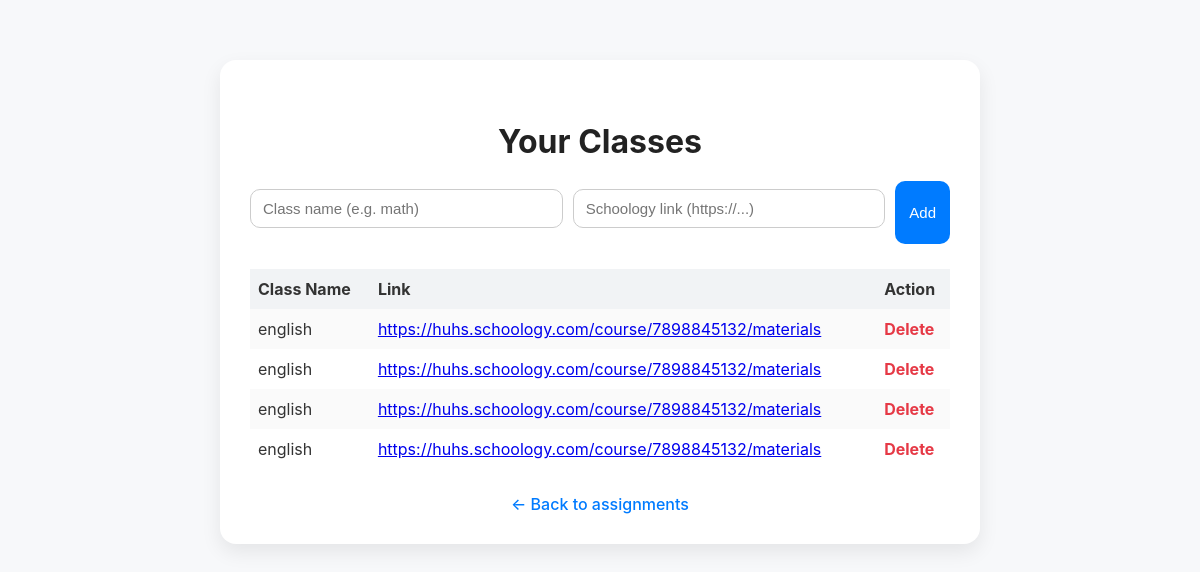
The page /classes (signed in) on the database as committed earlier.
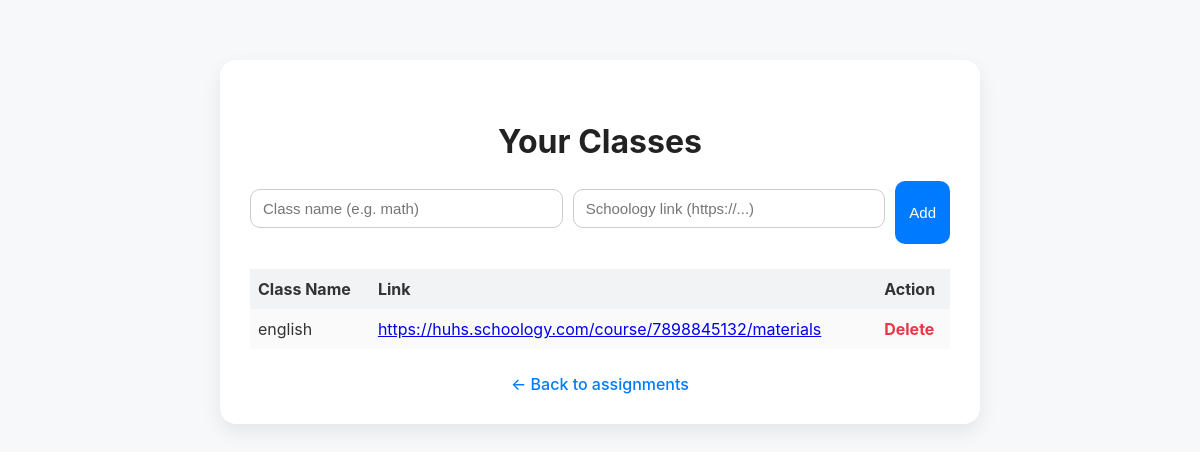
The same page on the database as committed later.
### tables this page shows
CREATE TABLE class_links (
                id INTEGER PRIMARY KEY AUTOINCREMENT,
                user_id INTEGER,
                class_name TEXT NOT NULL,
                link TEXT NOT NULL,
                FOREIGN KEY(user_id) REFERENCES users(id)
            );

### app.py (the view, shortened to what this page needs)
@app.route("/classes", methods=["GET", "POST"])
def manage_classes():
    if "user_id" not in session:
        return redirect(url_for("login"))
    conn = get_connection()
    c = conn.cursor()
    try:
        if IS_POSTGRES:
            c.execute("SELECT * FROM class_links WHERE user_id = %s ORDER BY class_name ASC", (session["user_id"],))
        else:
            c.execute("SELECT * FROM class_links WHERE user_id = ? ORDER BY class_name ASC", (session["user_id"],))
        links = c.fetchall()
    finally:
        conn.close()
    return render_template("classes.html", classes=links)

### app.py (called while the page is built)
def get_connection():
    if IS_POSTGRES:
        return psycopg2.connect(DATABASE_URL, cursor_factory=RealDictCursor)
    conn = sqlite3.connect("assignments.db")
    conn.row_factory = sqlite3.Row
    return conn

### templates/classes.html (shortened to what this page needs)
<!DOCTYPE html>
<html lang="en">
<head>
    <link rel="stylesheet" href="{{ url_for('static', filename='style.css') }}">
</head>
<body>
    <div class="container">
        <h1>Your Classes</h1>
        <form action="{{ url_for('manage_classes') }}" method="POST">
            <input type="text" name="class_name" placeholder="Class name (e.g. math)" required>
            <input type="text" name="link" placeholder="Schoology link (https://...)" required>
            <button type="submit">Add</button>
        </form>
        {% if classes %}
        <table>
            <tr>
                <th>Class Name</th>
                <th>Link</th>
                <th>Action</th>
            </tr>
            {% for c in classes %}
            <tr>
                <td>{{ c.class_name }}</td>
                <td><a href="{{ c.link }}" target="_blank">{{ c.link }}</a></td>
                <td><a href="{{ url_for('delete_class', id=c.id) }}" class="delete">Delete</a></td>
            </tr>
            {% endfor %}
        </table>
        {% else %}
        <p style="text-align:center; margin-top:20px;">You haven’t added any classes yet.</p>
        {% endif %}
        <div class="nav">
            <a href="{{ url_for('index') }}">← Back to assignments</a>
        </div>
    </div>
</body>
</html>

### static/style.css (style rules this page uses)
:root { --bg: #f9fafb; --text: #111827; --primary: #2563eb; --danger: #dc2626; --card: #ffffff; --border: #e5e7eb; --radius: 12px; --shadow: 0 4px 12px rgba(0, 0, 0, 0.05); }
body { font-family: 'Inter', system-ui, -apple-system, sans-serif; background-color: var(--bg); color: var(--text); margin: 0; padding: 0; display: flex; flex-direction: column; align-items: center; min-height: 100vh; }
h1 { margin: 2rem 0 1rem; color: var(--primary); }
.container { width: 95%; max-width: 900px; background: var(--card); border-radius: var(--radius); box-shadow: var(--shadow); padding: 2rem; margin-bottom: 2rem; }
button, input[type="submit"] { background: var(--primary); color: white; border: none; padding: 0.6rem 1.2rem; border-radius: var(--radius); cursor: pointer; transition: background 0.2s ease; }
input, textarea, select { width: 100%; padding: 0.7rem; margin: 0.5rem 0 1rem; border-radius: var(--radius); border: 1px solid var(--border); font-size: 1rem; }

### templates/classes.html (style rules this page uses)
body { font-family: "Inter", sans-serif; background: #f7f8fa; margin: 0; padding: 0; color: #333; }
.container { max-width: 700px; margin: 60px auto; background: white; padding: 30px; border-radius: 16px; box-shadow: 0 8px 20px rgba(0,0,0,0.08); }
h1 { text-align: center; color: #222; }
form { display: flex; gap: 10px; margin-top: 20px; }
input[type="text"] { flex: 1; padding: 10px 12px; border: 1px solid #ccc; border-radius: 10px; font-size: 15px; }
button { background: #007bff; color: white; border: none; padding: 10px 14px; border-radius: 10px; cursor: pointer; font-size: 15px; transition: 0.2s; }
table { width: 100%; margin-top: 25px; border-collapse: collapse; }
th, td { padding: 10px 8px; text-align: left; }
th { background: #f1f3f5; }
tr:nth-child(even) { background: #fafafa; }
a.delete { color: #e63946; text-decoration: none; font-weight: bold; }
.nav { text-align: center; margin-top: 25px; }
.nav a { color: #007bff; text-decoration: none; font-weight: 500; }

Rows that differ between the two databases and show on the page:
removed class_links: class_name "english", link "https://huhs.schoology.com/course/7898845132/materials"
removed class_links: class_name "english", link "https://huhs.schoology.com/course/7898845132/materials"
removed class_links: class_name "english", link "https://huhs.schoology.com/course/7898845132/materials"
